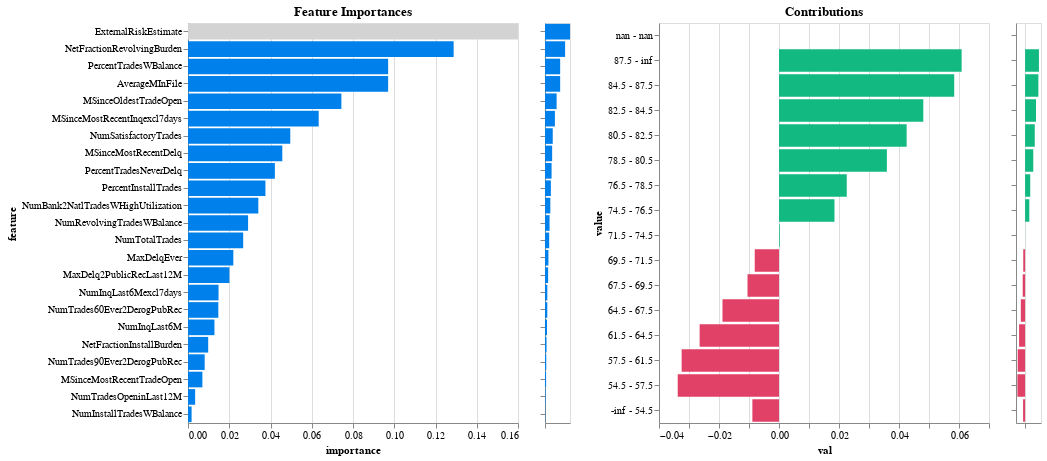

The notebook cell saved with this chart:
### Markdown cell above
# 4. Explaining and Interpreting the Model

Following training, the `model.explain()` method is called to generate insights into the model's decision-making process. This step is crucial for understanding the factors that influence the model's predictions and ensuring that the model's behaviour is transparent and explainable.

### Code cell
model.explain()

### Figure 1 — Vega-Lite specification as saved in the notebook (floating-point values rounded to 4 significant figures; data arrays with more than 128 entries replaced by an {"elided": "..."} marker saying what was removed)
{"config": {"view": {"continuousWidth": 300, "continuousHeight": 300}}, "hconcat": [{"mark": {"type": "bar", "color": "#0080ea"}, "encoding": {"color": {"condition": {"param": "param_1", "value": "lightgray"}, "value": "#0080ea"}, "tooltip": {"field": "importance_label", "type": "nominal"}, "x": {"field": "importance", "type": "quantitative"}, "y": {"field": "feature", "sort": {"field": "importance", "order": "descending"}, "type": "nominal"}}, "height": 400, "name": "view_1", "title": "Feature Importances", "transform": [{"filter": {"param": "param_2"}}], "width": 330}, {"mark": {"type": "bar", "color": "#0080ea"}, "encoding": {"x": {"axis": {"labels": false, "title": null}, "field": "importance", "type": "quantitative"}, "y": {"axis": {"labels": false, "title": null}, "field": "feature", "sort": "-x", "type": "nominal"}}, "height": 400, "name": "view_2", "width": 25}, {"data": {"name": "data-609bc98aa9bf5908884b84c5eca62db5"}, "mark": {"type": "bar", "color": "#e14067"}, "encoding": {"color": {"condition": {"test": "(datum.contribution < 0)", "value": "#e14067"}, "value": "#12b980"}, "tooltip": {"field": "score_label", "type": "nominal"}, "x": {"field": "val", "type": "quantitative"}, "y": {"field": "value", "sort": {"field": "index", "order": "descending"}, "type": "nominal"}}, "height": 400, "name": "view_3", "title": "Contributions", "transform": [{"fold": ["contribution", "mean", "frequency"], "as": ["column", "val"]}, {"filter": {"param": "Select"}}, {"filter": {"param": "param_1"}}, {"filter": {"param": "param_3"}}], "width": 330}, {"data": {"name": "data-609bc98aa9bf5908884b84c5eca62db5"}, "mark": {"type": "bar", "color": "#e14067"}, "encoding": {"color": {"condition": {"test": "(datum.contribution < 0)", "value": "#e14067"}, "value": "#12b980"}, "x": {"axis": {"labels": false, "title": null}, "field": "contribution", "type": "quantitative"}, "y": {"axis": {"labels": false, "title": null}, "field": "value", "sort": {"field": "index", "order": "descending"}, "type": "nominal"}}, "height": 400, "name": "view_4", "transform": [{"filter": {"param": "param_1"}}], "width": 25}], "data": {"name": "data-11da4023462776382c973124bac0b31b"}, "params": [{"name": "param_1", "select": {"type": "point", "fields": ["feature"]}, "value": "ExternalRiskEstimate", "views": ["view_1"]}, {"name": "Select", "select": {"type": "point", "fields": ["column"]}, "bind": {"input": "select", "options": ["contribution", "mean", "frequency"]}, "value": "contribution", "views": ["view_1", "view_3"]}, {"name": "param_2", "select": {"type": "interval", "encodings": ["y"]}, "views": ["view_2"]}, {"name": "param_3", "select": {"type": "interval", "encodings": ["y"]}, "views": ["view_4"]}], "$schema": "https://vega.github.io/schema/vega-lite/v5.20.1.json", "datasets": {"data-11da4023462776382c973124bac0b31b": [{"feature": "NumInstallTradesWBalance", "importance": 0.001746, "importance_label": "0.2%"}, {"feature": "NumTradesOpeninLast12M", "importance": 0.003462, "importance_label": "0.3%"}, {"feature": "MSinceMostRecentTradeOpen", "importance": 0.006971, "importance_label": "0.7%"}, {"feature": "NumTrades90Ever2DerogPubRec", "importance": 0.008088, "importance_label": "0.8%"}, {"feature": "NetFractionInstallBurden", "importance": 0.009793, "importance_label": "1.0%"}, {"feature": "NumInqLast6M", "importance": 0.01282, "importance_label": "1.3%"}, {"feature": "NumTrades60Ever2DerogPubRec", "importance": 0.01471, "importance_label": "1.5%"}, {"feature": "NumInqLast6Mexcl7days", "importance": 0.01481, "importance_label": "1.5%"}, {"feature": "MaxDelq2PublicRecLast12M", "importance": 0.02008, "importance_label": "2.0%"}, {"feature": "MaxDelqEver", "importance": 0.02198, "importance_label": "2.2%"}, {"feature": "NumTotalTrades", "importance": 0.02675, "importance_label": "2.7%"}, {"feature": "NumRevolvingTradesWBalance", "importance": 0.02913, "importance_label": "2.9%"}, {"feature": "NumBank2NatlTradesWHighUtilization", "importance": 0.0341, "importance_label": "3.4%"}, {"feature": "PercentInstallTrades", "importance": 0.03754, "importance_label": "3.8%"}, {"feature": "PercentTradesNeverDelq", "importance": 0.04212, "importance_label": "4.2%"}, {"feature": "MSinceMostRecentDelq", "importance": 0.04572, "importance_label": "4.6%"}, {"feature": "NumSatisfactoryTrades", "importance": 0.04959, "importance_label": "5.0%"}, {"feature": "MSinceMostRecentInqexcl7days", "importance": 0.06336, "importance_label": "6.3%"}, {"feature": "MSinceOldestTradeOpen", "importance": 0.07436, "importance_label": "7.4%"}, {"feature": "AverageMInFile", "importance": 0.09703, "importance_label": "9.7%"}, {"feature": "PercentTradesWBalance", "importance": 0.09704, "importance_label": "9.7%"}, {"feature": "NetFractionRevolvingBurden", "importance": 0.1288, "importance_label": "12.9%"}, {"feature": "ExternalRiskEstimate", "importance": 0.16, "importance_label": "16.0%"}], "data-609bc98aa9bf5908884b84c5eca62db5": {"elided": "225 records"}}}
